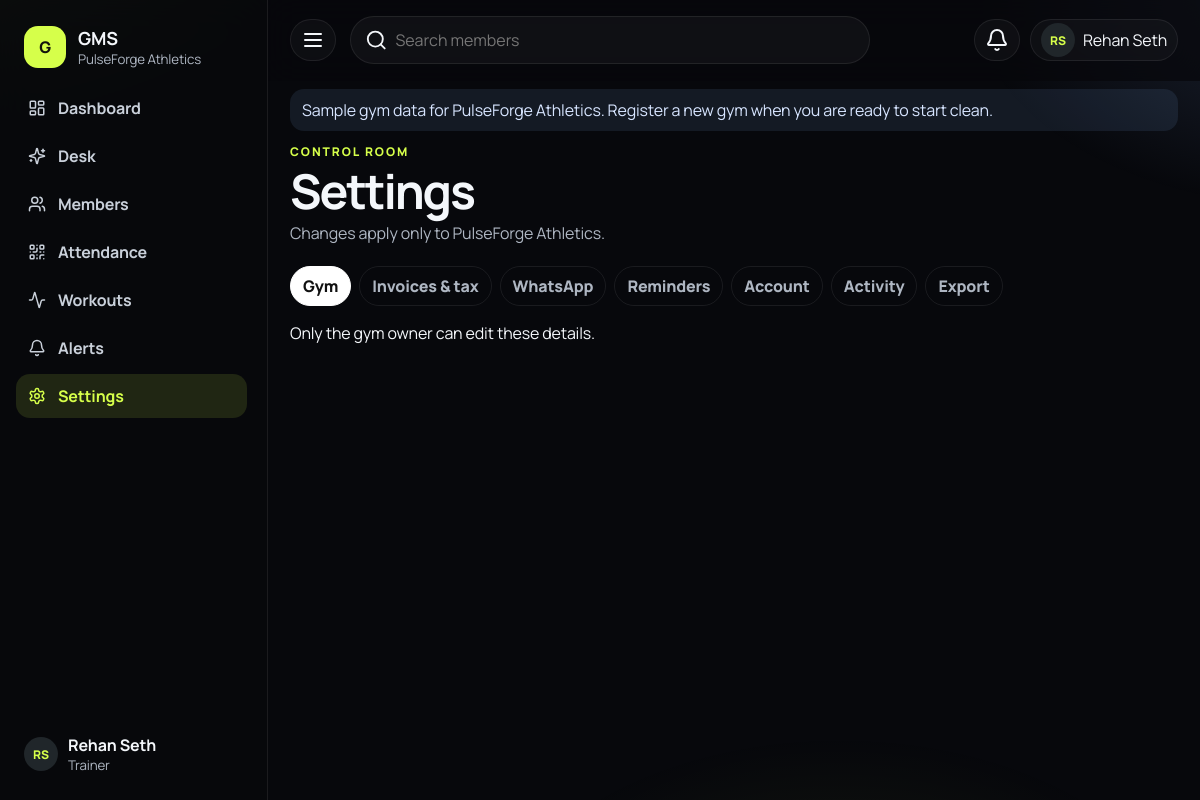
/modules/settings/index.php (signed in), run on the app's committed database.
### tables this page shows
CREATE TABLE gyms (
  id INT UNSIGNED NOT NULL AUTO_INCREMENT,
  name VARCHAR(160) NOT NULL,
  slug VARCHAR(160) NOT NULL,
  logo_path VARCHAR(255) DEFAULT NULL,
  email VARCHAR(190) DEFAULT NULL,
  phone VARCHAR(30) DEFAULT NULL,
  address_line VARCHAR(255) DEFAULT NULL,
  city VARCHAR(100) DEFAULT NULL,
  state VARCHAR(100) DEFAULT NULL,
  postal_code VARCHAR(20) DEFAULT NULL,
  country VARCHAR(80) NOT NULL DEFAULT 'India',
  gstin VARCHAR(20) DEFAULT NULL,
  tax_enabled TINYINT(1) NOT NULL DEFAULT 0,
  tax_label VARCHAR(40) NOT NULL DEFAULT 'GST',
  tax_percent DECIMAL(5,2) NOT NULL DEFAULT 0.00,
  invoice_prefix VARCHAR(20) NOT NULL DEFAULT 'INV',
  invoice_next_number INT UNSIGNED NOT NULL DEFAULT 1,
  invoice_footer TEXT NULL,
  invoice_terms TEXT NULL,
  currency_code CHAR(3) NOT NULL DEFAULT 'INR',
  currency_symbol VARCHAR(8) NOT NULL DEFAULT '₹',
  timezone VARCHAR(64) NOT NULL DEFAULT 'Asia/Kolkata',
  member_prefix VARCHAR(12) NOT NULL DEFAULT 'MBR',
  member_next_number INT UNSIGNED NOT NULL DEFAULT 1001,
  onboarding_step TINYINT UNSIGNED NOT NULL DEFAULT 1,
  onboarding_completed TINYINT(1) NOT NULL DEFAULT 0,
  status ENUM('active','suspended') NOT NULL DEFAULT 'active',
  created_at DATETIME NOT NULL,
  updated_at DATETIME NOT NULL,
  PRIMARY KEY (id),
  UNIQUE KEY uq_gyms_slug (slug)
);

CREATE TABLE users (
  id INT UNSIGNED NOT NULL AUTO_INCREMENT,
  gym_id INT UNSIGNED NOT NULL,
  name VARCHAR(160) NOT NULL,
  email VARCHAR(190) NOT NULL,
  phone VARCHAR(30) DEFAULT NULL,
  password_hash VARCHAR(255) NOT NULL,
  role ENUM('owner','manager','receptionist','trainer') NOT NULL,
  avatar_path VARCHAR(255) DEFAULT NULL,
  status ENUM('active','disabled') NOT NULL DEFAULT 'active',
  last_login_at DATETIME DEFAULT NULL,
  created_at DATETIME NOT NULL,
  updated_at DATETIME NOT NULL,
  PRIMARY KEY (id),
  UNIQUE KEY uq_users_email (email),
  KEY idx_users_gym (gym_id),
  CONSTRAINT fk_users_gym FOREIGN KEY (gym_id) REFERENCES gyms (id) ON DELETE CASCADE
);

### includes/auth.php (called while the page is built, shortened)
<?php
function current_user(): ?array
{
    static $loaded = false;
    static $user = null;
    if ($loaded) {
        return $user;
    }
    $loaded = true;
    $id = (int) ($_SESSION['user_id'] ?? 0);
    $seen = (int) ($_SESSION['_seen'] ?? time());
    try {
        $user = db_one('SELECT * FROM users WHERE id = ? AND status = ?', [$id, 'active']);
    } catch (Throwable $e) {
        $user = null;
        return null;
    }
    return $user;
}
function current_gym(): ?array
{
    static $gym = null;
    static $loaded = false;
    if ($loaded) {
        return $gym;
    }
    $loaded = true;
    $user = current_user();
    $gym = db_one('SELECT * FROM gyms WHERE id = ?', [(int) $user['gym_id']]);
    return $gym;
}
function require_login(): void
{
    if (!current_user()) {
        flash('error', 'Sign in to continue.');
        redirect_to('login');
    }
}
function require_onboarded(): void
{
    require_login();
    $gym = current_gym();
}

### includes/db.php (called while the page is built, shortened)
<?php
function db(): PDO
{
    static $pdo = null;
    if ($pdo instanceof PDO) {
        return $pdo;
    }
    $config = require dirname(__DIR__) . '/config/database.php';
    $dsn = sprintf(
        'mysql:host=%s;port=%s;dbname=%s;charset=%s',
        $config['host'],
        $config['port'],
        $config['name'],
        $config['charset']
    );
    try {
        $pdo = new PDO($dsn, $config['user'], $config['pass'], [
            PDO::ATTR_ERRMODE => PDO::ERRMODE_EXCEPTION,
            PDO::ATTR_DEFAULT_FETCH_MODE => PDO::FETCH_ASSOC,
            PDO::ATTR_EMULATE_PREPARES => false,
        ]);
    } catch (PDOException $e) {
        app_log('error', 'Database connection failed', ['error' => $e->getMessage()]);
        throw new AppException('Database connection failed. Check DB_HOST, DB_NAME, DB_USER and DB_PASS, then import database/database.sql.');
    }
    return $pdo;
}
function db_one(string $sql, array $params = []): ?array
{
    $stmt = db()->prepare($sql);
    $stmt->execute($params);
    $row = $stmt->fetch();
    return $row === false ? null : $row;
}

### includes/bootstrap.php (called while the page is built, shortened)
<?php
require_once GMS_ROOT . '/includes/functions.php';
require_once GMS_ROOT . '/includes/db.php';
require_once GMS_ROOT . '/includes/auth.php';
require_once GMS_ROOT . '/includes/permissions.php';
require_once GMS_ROOT . '/includes/services/MembershipService.php';
require_once GMS_ROOT . '/includes/services/GymService.php';
require_once GMS_ROOT . '/includes/layout.php';
function boot_page(string $permission = ''): array
{
    require_onboarded();
    return [current_user(), current_gym()];
}

### includes/permissions.php (called while the page is built, shortened)
<?php
function permission_map(): array
{
    $all = ['owner', 'manager', 'receptionist', 'trainer'];
    $ops = ['owner', 'manager', 'receptionist'];
    $lead = ['owner', 'manager'];
    return [
        'nav.dashboard' => $all,
        'nav.assistant' => $all,
        'nav.members' => $all,
        'nav.memberships' => $lead,
        'nav.payments' => $ops,
        'nav.invoices' => $ops,
        'nav.attendance' => $all,
        'nav.trainers' => $lead,
        'nav.workouts' => ['owner', 'manager', 'trainer'],
        'nav.expenses' => $lead,
        'nav.reports' => $lead,
        'nav.automation' => $lead,
        'nav.notifications' => $all,
        'nav.settings' => ['owner', 'manager', 'receptionist', 'trainer'],
        'members.view' => $all,
        'members.manage' => $ops,
        'members.archive' => $lead,
        'plans.manage' => $lead,
        'payments.record' => $ops,
        'payments.void' => $lead,
        'invoices.view' => $ops,
        'invoices.send' => $ops,
        'attendance.manage' => $all,
        'attendance.override' => $lead,
        'staff.manage' => $lead,
        'staff.salary' => $lead,
        'expenses.manage' => $lead,
        'reports.view' => $lead,
        'reports.export' => $lead,
        'finance.revenue' => $ops,
        'settings.gym' => ['owner'],
        'whatsapp.configure' => ['owner'],
        'announcements.send' => $lead,
        'automation.view' => $lead,
        'workouts.manage' => ['owner', 'manager', 'trainer'],
        'assistant.ask' => $all,
    ];
}
function can(string $permission): bool
{
    $user = current_user();
    $map = permission_map();
    return in_array($user['role'], $map[$permission] ?? [], true);
}

### includes/layout.php (the view, shortened to what this page needs)
<?php
function nav_items(): array
{
    return [
        ['dashboard', 'Dashboard', 'dashboard', 'layout-dashboard'],
        ['assistant', 'Desk', 'assistant', 'sparkles'],
        ['members', 'Members', 'members', 'users'],
        ['memberships', 'Plans', 'memberships', 'badge-check'],
        ['payments', 'Payments', 'payments', 'wallet'],
        ['invoices', 'Invoices', 'invoices', 'file-text'],
        ['attendance', 'Attendance', 'attendance', 'qr-code'],
        ['trainers', 'Staff', 'trainers', 'dumbbell'],
        ['workouts', 'Workouts', 'workouts', 'activity'],
        ['expenses', 'Expenses', 'expenses', 'receipt'],
        ['reports', 'Reports', 'reports', 'pie-chart'],
        ['automation', 'Automation', 'automation', 'message-circle'],
        ['notifications', 'Alerts', 'notifications', 'bell'],
        ['settings', 'Settings', 'settings', 'settings'],
    ];
}
function layout_start(string $title, string $active): void
{
    $user = current_user();
    $gym = current_gym();
    $unread = $user ? NotificationService::unreadCount((int) $user['gym_id'], (int) $user['id']) : 0;
    $name = $gym['name'] ?? 'GMS';
    echo '<!DOCTYPE html><html lang="en"><head><meta charset="utf-8"><meta name="viewport" content="width=device-width,initial-scale=1">';
    echo '<link rel="stylesheet" href="https://unpkg.com/aos@2.3.4/dist/aos.css">';
    echo '<link rel="stylesheet" href="' . e(url('assets/css/app.css')) . '">';
    echo '</head><body data-base="' . e(url('')) . '"><div class="ambient" aria-hidden="true"></div><div class="app">';
    echo '<aside class="sidebar" id="sidebar"><div class="brand"><a href="' . e(url('dashboard')) . '"><span class="brand-mark">G</span><span class="brand-copy"><strong>GMS</strong><small>' . e($name) . '</small></span></a></div><nav class="side-nav">';
    foreach (nav_items() as [$key, $label, $perm, $icon]) {
        if (!can('nav.' . $perm)) {
            continue;
        }
        $cls = $key === $active ? ' is-active' : '';
        echo '<a class="side-link' . $cls . '" href="' . e(url($key === 'dashboard' ? 'dashboard' : $key)) . '"><i data-lucide="' . e($icon) . '"></i><span>' . e($label) . '</span></a>';
    }
    echo '</nav><div class="side-user">' . avatar_html($user['avatar_path'] ?? null, $user['name'] ?? 'User', 'sm') . '<div><strong>' . e($user['name'] ?? '') . '</strong><small>' . e(status_label($user['role'] ?? '')) . '</small></div></div></aside>';
    echo '<div class="main"><header class="topbar"><button class="icon-btn" type="button" data-sidebar aria-label="Menu"><i data-lucide="menu"></i></button>';
    echo '<form class="top-search" action="' . e(url('members')) . '" method="get"><i data-lucide="search"></i><input type="search" name="q" placeholder="Search members" autocomplete="off" data-member-search><div class="search-results" hidden></div></form>';
    echo '<div class="top-actions"><details class="menu"><summary class="icon-btn" aria-label="Notifications">' . ($unread ? '<em>' . (int) $unread . '</em>' : '') . '<i data-lucide="bell"></i></summary><div class="menu-panel notes-panel">';
    echo '<a class="menu-all" href="' . e(url('notifications')) . '">Open notification center</a></div></details>';
    echo '<details class="menu"><summary>' . avatar_html($user['avatar_path'] ?? null, $user['name'] ?? '', 'sm') . '<span class="hide-sm">' . e($user['name'] ?? '') . '</span></summary><div class="menu-panel"><a href="' . e(url('settings?tab=account')) . '">Account</a><a href="' . e(url('logout')) . '">Log out</a></div></details></div></header>';
    echo '<div class="content" id="content">';
    if ($gym && ($gym['slug'] ?? '') === 'pulseforge-demo') {
        echo '<div class="demo-banner">Sample gym data for PulseForge Athletics. Register a new gym when you are ready to start clean.</div>';
    }
}
function layout_end(): void
{
    echo '</div></div></div>';
    echo '</body></html>';
}
function page_head(string $kicker, string $title, string $text = '', string $actions = ''): void
{
    echo '<header class="page-head"><div><p class="eyebrow">' . e($kicker) . '</p><h1>' . e($title) . '</h1>';
    if ($text !== '') {
        echo '<p class="lede">' . e($text) . '</p>';
    }
    echo '</div><div class="page-actions">' . $actions . '</div></header>';
}

### includes/functions.php (shortened to what this page needs)
<?php
function env(string $key, ?string $default = null): ?string
{
    if (array_key_exists($key, $_ENV)) {
        return (string) $_ENV[$key];
    }
    $value = getenv($key);
    return (string) $value;
}
function e(mixed $value): string
{
    return htmlspecialchars((string) $value, ENT_QUOTES | ENT_SUBSTITUTE, 'UTF-8');
}
function url(string $path = ''): string
{
    $base = rtrim((string) env('APP_BASE', ''), '/');
    if ($path === '') {
        return $base === '' ? '/' : $base . '/';
    }
    return $base . '/' . ltrim($path, '/');
}
function status_label(string $status): string
{
    return match ($status) {
        'partial' => 'Partially Paid',
        'unpaid' => 'Unpaid',
        'paid' => 'Paid',
        'active' => 'Active',
        'inactive' => 'Inactive',
        'expired' => 'Expired',
        'frozen' => 'Frozen',
        'suspended' => 'Suspended',
        'archived' => 'Archived',
        'cancelled' => 'Cancelled',
        'upgraded' => 'Upgraded',
        'downgraded' => 'Downgraded',
        'bank_transfer' => 'Bank Transfer',
        'upi' => 'UPI',
        'cash' => 'Cash',
        'card' => 'Card',
        'other' => 'Other',
        'owner' => 'Gym Owner',
        'manager' => 'Manager',
        'receptionist' => 'Receptionist',
        'trainer' => 'Trainer',
        'demo' => 'Demo',
        'sent' => 'Accepted',
        'failed' => 'Failed',
        'queued' => 'Queued',
        'skipped' => 'Skipped',
        'recorded' => 'Recorded',
        'voided' => 'Voided',
        'female' => 'Female',
        'male' => 'Male',
        'undisclosed' => 'Undisclosed',
        default => ucwords(str_replace('_', ' ', $status)),
    };
}
function initials(string $name): string
{
    $parts = preg_split('/\s+/', trim($name)) ?: [];
    $letters = '';
    foreach ($parts as $part) {
        if ($part !== '') {
            $letters .= mb_strtoupper(mb_substr($part, 0, 1));
        }
        if (mb_strlen($letters) >= 2) {
            break;
        }
    }
    return $letters !== '' ? $letters : 'G';
}
function avatar_html(?string $path, string $name, string $class = ''): string
{
    $class = trim('avatar ' . $class);
    return '<span class="' . e($class) . ' avatar-fallback">' . e(initials($name)) . '</span>';
}

### data on the page
gyms: name "PulseForge Athletics"
users: name "RS RS", name "Rehan Seth", role "Trainer"

### other printed values
$label "Dashboard"
$label "Desk"
$label "Members"
$label "Attendance"
$label "Workouts"
$label "Alerts"
$label "Settings"
$kicker "CONTROL ROOM"
$title "Settings"
$text "Changes apply only to PulseForge Athletics."
$label "Gym"
$label "Invoices & tax"
$label "WhatsApp"
$label "Reminders"
$label "Account"
